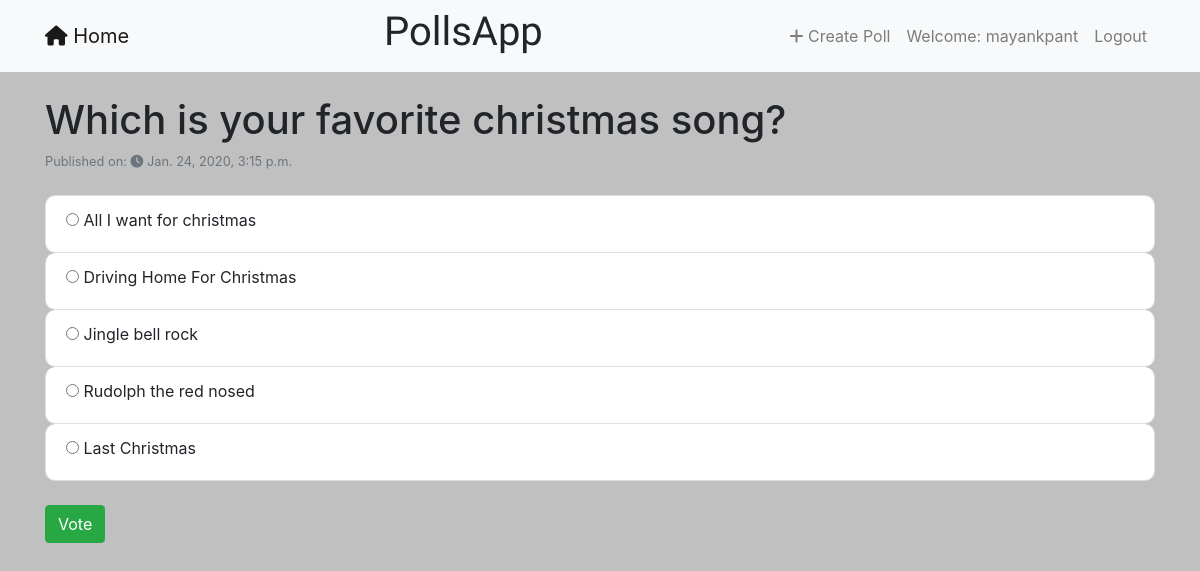
The app's page /polls/10/ (signed in) with its own data.
### polls/models.py (models this page shows, shortened)
class Question(models.Model):
    user = models.ForeignKey(User, on_delete=models.CASCADE)
    question_text = models.CharField(max_length=200)
    pub_date = models.DateTimeField('Date Published',default=timezone.now)
    no_of_choices = models.IntegerField('Number of Choices', default=0)
    voted_by = models.ManyToManyField(User, blank=True, related_name='questions_voted')
    class Meta:
        ordering = ['-pub_date']

class Choice(models.Model):
    question = models.ForeignKey(Question, on_delete=models.CASCADE)
    choice_text = models.CharField(max_length=200)
    votes = models.IntegerField(default=0)
    class Meta:
        ordering = ['-votes']

### polls/views.py (the view)
# urls.py: path('<int:pk>/', views.DetailView.as_view(), name='detail'),
class DetailView(LoginRequiredMixin,generic.DetailView):
    model = Question
    template_name = 'polls/detail.html'

### polls/templates/polls/detail.html (shortened to what this page needs)
{% extends "base.html" %}
{% block content %}
<h1>{{ question.question_text }}?</h1>
<small class="form-text text-muted">Published on:
  <i class="fas fa-clock"></i>
  <time>{{question.pub_date}}</time>
</small>
<br>
<form action="{% url 'polls:vote' question.id %}" method="post">
{% for choice in question.choice_set.all %}
<div style="border-radius:10px" class="list-group-item">
  <input type="radio" name="choice" id="choice{{ forloop.counter }}" value="{{ choice.id }}">
  <label for="choice{{ forloop.counter }}">{{ choice.choice_text }}</label>
</div>
{% endfor %}
<br>
<input type="submit" class="btn btn-success" value="Vote">
</form>
{% endblock %}

### templates/base.html (shortened to what this page needs)
<!DOCTYPE html>
{% load static %}
<html lang="en" dir="ltr">
  <head>
    <link rel="stylesheet" href="https://stackpath.bootstrapcdn.com/bootstrap/4.4.1/css/bootstrap.min.css">
    <link href="https://stackpath.bootstrapcdn.com/font-awesome/4.7.0/css/font-awesome.min.css" rel="stylesheet">
    <link rel="stylesheet" href="{% static 'css/main.css' %}">
  </head>
  <body>
    <header>
      <nav class="navbar navbar-expand-lg navbar-light bg-light ">
        <div class="container">
          <a class="navbar-brand" href="{% url 'polls:index' %}">
            <i class="fas fa-home"></i>
            Home
          </a>
          <h1 style="font-family: 'Indie Flower', cursive;">PollsApp</h1>
          <ul class="nav navbar-nav nav-fill">
            {% if user.is_authenticated %}
            <li class="nav-item">
              <a class="nav-link" href="{% url 'polls:create' %}">
              <i class="fas fa-plus"></i>
              Create Poll
              </a>
            </li class="nav-item">
            <li class="nav-item nav-link">Welcome: {{user.username}}</li>
            <li class="nav-item"><a class="nav-link" href="{% url 'accounts:logout' %}">Logout</a></li>
            {% else %}
            <li class="nav-item"><a class="nav-link" href="{% url 'login' %}">Login</a></li>
            <li class="nav-item"><a class="nav-link" href="{% url 'accounts:signup' %}">Sign Up</a></li>
            <li class="nav-item"><a class="nav-link" href="{% url 'about' %}">About</a></li>
            {% endif %}
          </ul>
        </div>
      </nav>
    </header>
    <div class="container">
      <br>
      {% block content %}
      {% endblock %}
      <br>
    </div>
  </body>
</html>

### static/css/main.css (style rules this page uses)
body { background-color: #C0C0C0; }

### records on screen
Question: question_text "Which is your favorite christmas song", pub_date "Jan. 24, 2020, 3:15 p.m."
Choice: choice_text "All I want for christmas"
Choice: choice_text "Driving Home For Christmas"
Choice: choice_text "Jingle bell rock"
Choice: choice_text "Rudolph the red nosed"
Choice: choice_text "Last Christmas"

### other values on screen
{{ user.username }} "mayankpant"
